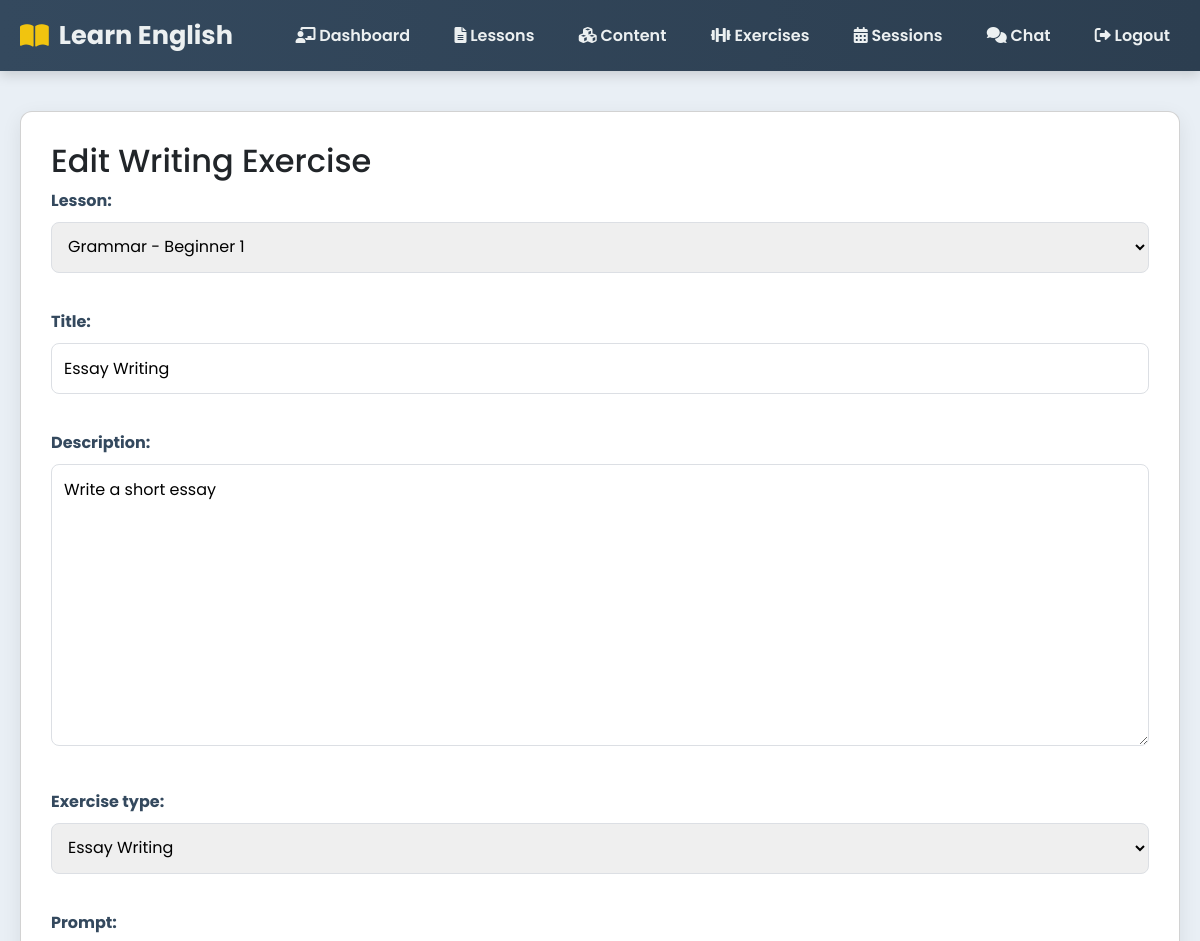
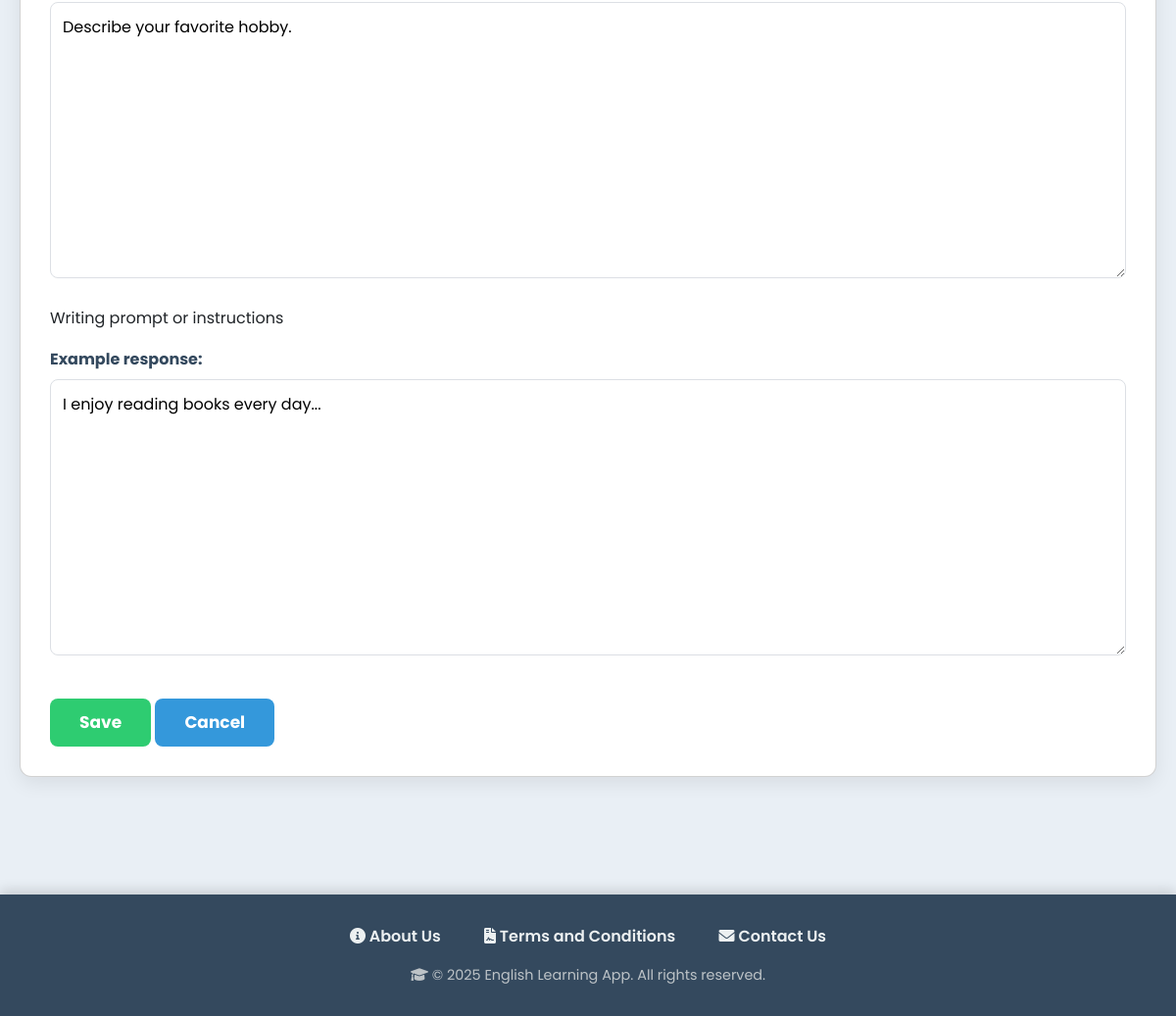
The page /teacher/writing-exercises/2/edit/ (signed in) on the database its author committed (2 pictures, top to bottom).
### myapp/models.py (models this page shows, shortened)
class WritingExercise(models.Model):
    EXERCISE_TYPE_CHOICES = (
        ('essay', 'Essay Writing'),
        ('sentence', 'Sentence Construction'),
        ('correction', 'Error Correction'),
        ('summary', 'Summary Writing'),
    )
    lesson = models.ForeignKey(Lesson, on_delete=models.CASCADE, related_name="writing_exercises")
    title = models.CharField(max_length=200)
    description = models.TextField(blank=True, null=True)
    exercise_type = models.CharField(max_length=20, choices=EXERCISE_TYPE_CHOICES)
    prompt = models.TextField(help_text="Writing prompt or instructions")
    example_response = models.TextField(blank=True, null=True)
    created_at = models.DateTimeField(auto_now_add=True)

class Lesson(models.Model):
    SKILL_LEVEL_CHOICES = [
        ("beginner", "Beginner"),
        ("intermediate", "Intermediate"),
        ("advanced", "Advanced"),
    ]
    CATEGORY_CHOICES = [
        ("grammar", "Grammar"),
        ("vocabulary", "Vocabulary"),
        ("listening", "Listening"),
        ("speaking", "Speaking"),
    ]
    title = models.CharField(max_length=200)
    description = models.TextField(blank=True)
    skill_level = models.CharField(max_length=20, choices=SKILL_LEVEL_CHOICES)
    category = models.CharField(max_length=20, choices=CATEGORY_CHOICES)
    created_by = models.ForeignKey(
        UserRegister,
        on_delete=models.SET_NULL,
        null=True,
        related_name="lessons_created"
    )
    created_at = models.DateTimeField(auto_now_add=True)
    def __str__(self):
        return self.title

### myapp/views.py (the view)
# urls.py: path("teacher/writing-exercises/<int:pk>/edit/", views.writing_exercise_update, name="writing_exercise_update"),
def writing_exercise_update(request, pk):
    if request.session.get("usertype") != "teacher":
        return redirect("login")
    exercise = get_object_or_404(WritingExercise, pk=pk)
    if request.method == "POST":
        form = WritingExerciseForm(request.POST, instance=exercise)
        if form.is_valid():
            form.save()
            messages.success(request, "Writing Exercise updated successfully!")
            return redirect("writing_exercise_list")
    else:
        form = WritingExerciseForm(instance=exercise)
    return render(request, "teacher/writing_exercise_form.html", {"form": form, "title": "Edit Writing Exercise"})

### myapp/forms.py
class WritingExerciseForm(forms.ModelForm):
    class Meta:
        model = WritingExercise
        fields = ["lesson", "title", "description", "exercise_type", "prompt", "example_response"]

### templates/teacher/writing_exercise_form.html (shortened to what this page needs)
{% extends "base.html" %}
{% block content %}
<div class="card">
  <h2>{{ title }}</h2>
  <form method="post">
    {{ form.as_p }}
    <button type="submit" class="btn btn-success">Save</button>
    <a href="{% url 'writing_exercise_list' %}" class="btn">Cancel</a>
  </form>
</div>
{% endblock %}

### templates/base.html (style rules this page uses)
body { font-family: 'Poppins', 'Segoe UI', Tahoma, Geneva, Verdana, sans-serif; margin: 0; padding: 0; background: #e9eff5; color: #2c3e50; line-height: 1.6; }
.card { background: #ffffff; padding: 30px; margin-bottom: 30px; border-radius: 12px; box-shadow: 0 6px 20px rgba(0,0,0,0.08); }
form label { display: block; margin-bottom: 8px; font-weight: 700; color: #34495e; }
input[type="text"], input[type="email"], input[type="password"], input[type="number"], input[type="datetime-local"], input[type="form-control"], select, textarea { width: 100%; padding: 12px; margin-bottom: 20px; border: 1px solid #dcdfe4; border-radius: 8px; font-size: 16px; box-sizing: border-box; transition: border-color 0.3s, box-shadow 0.3s; }
textarea { min-height: 150px; resize: vertical; }
.btn { display: inline-block; padding: 12px 30px; background: #3498db; color: #fff; border: none; border-radius: 8px; text-decoration: none; cursor: pointer; font-size: 17px; font-weight: 700; transition: background 0.3s, transform 0.2s, box-shadow 0.3s; }
.btn-success { background: #2ecc71; }

### rows shown on the page
WritingExercise: lesson "Grammar - Beginner 1", description "Write a short essay", exercise_type "Essay Writing", prompt "Describe your favorite hobby.", example_response "I enjoy reading books every day..."
Lesson: title "Essay Writing"

### other values the page prints
{{ title }} "Edit Writing Exercise"
